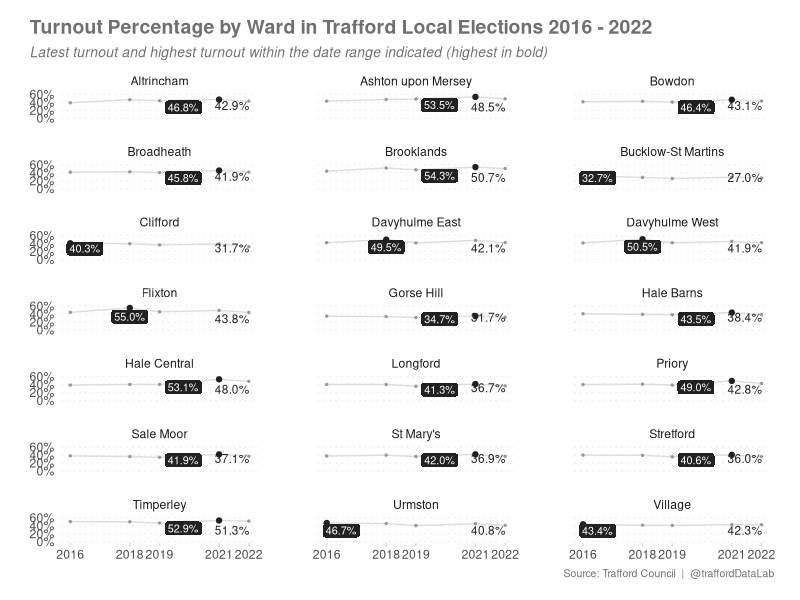
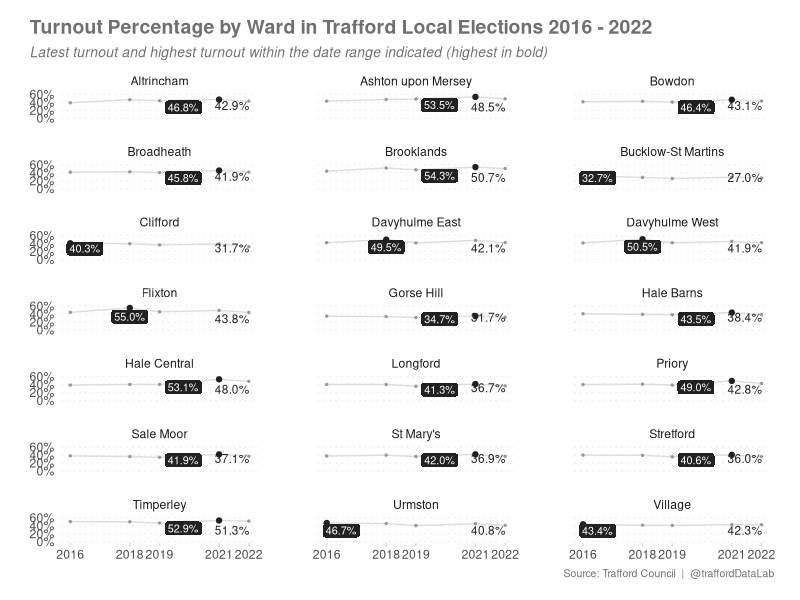
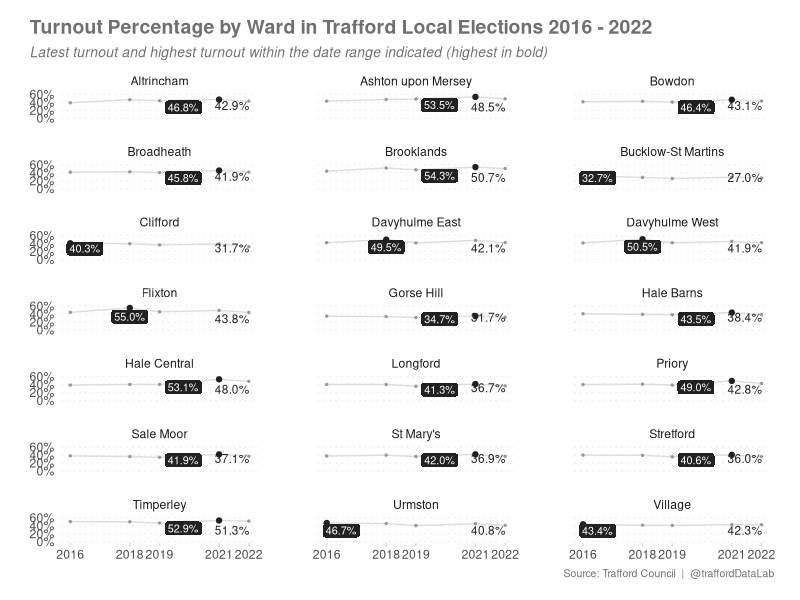

Here is the R script that generated these plots, in order:
# Visualisation of local election turnout by ward

# Required packages
library(tidyverse) ; library(ggrepel) ; library(svglite)


# Load in the data and create a label variable to display the latest and highest turnout percentage
df_turnout <- read_csv("data/local_election_turnout.csv") %>%
  mutate(turnout_label = ifelse(election_year == max(election_year), str_c(sprintf("%0.1f", as.numeric(turnout)), "%"), "")) %>%
  group_by(ward_code) %>%
  mutate(turnout_label = ifelse(turnout == max(turnout), str_c(sprintf("%0.1f", as.numeric(turnout)), "%"), turnout_label),
         max_turnout = ifelse(turnout == max(turnout), TRUE, FALSE))


# Plot the data
ggplot(df_turnout, aes(x = election_year, y = turnout, label = turnout_label)) + 
  facet_wrap(ward_name~., nrow = 7, scales = "fixed") + 
  scale_x_continuous(breaks = c(2016, 2018, 2019, 2021, 2022), labels = c("2016", "2018", "2019", "2021", "2022")) +
  scale_y_continuous(limits = c(0, 60), labels = function(y){ paste0(y, "%") }) +
  geom_line(col = "#dddddd") +
  geom_point(size = if_else(df_turnout$max_turnout == TRUE, 1.5, 0.5),
             col = if_else(df_turnout$max_turnout == TRUE, "#212121", "#999999")) +
  geom_label_repel(size = if_else(df_turnout$max_turnout == TRUE, 2.75, 3),
                   fg = if_else(df_turnout$max_turnout == TRUE, "#ffffff", "#212121"),
                   bg = if_else(df_turnout$max_turnout == TRUE, "#212121", as.character(NA)),
                   label.size = if_else(df_turnout$max_turnout == TRUE, 0.25, 0),
                   label.padding = 0.15,
                   nudge_y = -19,
                   point.size = NA,
                   segment.colour = NA) +
  labs(x = NULL, y = NULL,
       title = "Turnout Percentage by Ward in Trafford Local Elections 2016 - 2022",
       subtitle = "Latest turnout and highest turnout within the date range indicated (highest in bold)", 
       caption = "Source: Trafford Council  |  @traffordDataLab") +
  theme_minimal() + 
  theme(panel.grid.minor = element_blank(),
        panel.grid.major.x = element_blank(),
        panel.grid.major.y = element_line(linetype = "dotted"),
        axis.title = element_blank(),
        axis.ticks.x.bottom = element_line(colour = "#dddddd"),
        plot.margin = unit(c(0.5, 0.75, 0.5, 0.75), "cm"),
        panel.spacing.x = unit(3, "lines"),
        panel.spacing.y = unit(1, "lines"),
        plot.title = element_text(size = 14, face = "bold", color = "#707070"),
        plot.subtitle = element_text(size = 10, face = "italic", color = "#707070"),
        plot.caption = element_text(size = 7.5, hjust = 1.008, color = "#707070"),
        plot.title.position = "plot")


# Save the plot
ggsave("images/ward_turnout_2016-2022.png", dpi = 320, scale = 1, width = 7.81, height = 7.17, bg = "#ffffff")
ggsave("images/ward_turnout_2016-2022.svg", dpi = 320, scale = 1, width = 7.81, height = 7.17, bg = "#ffffff")
